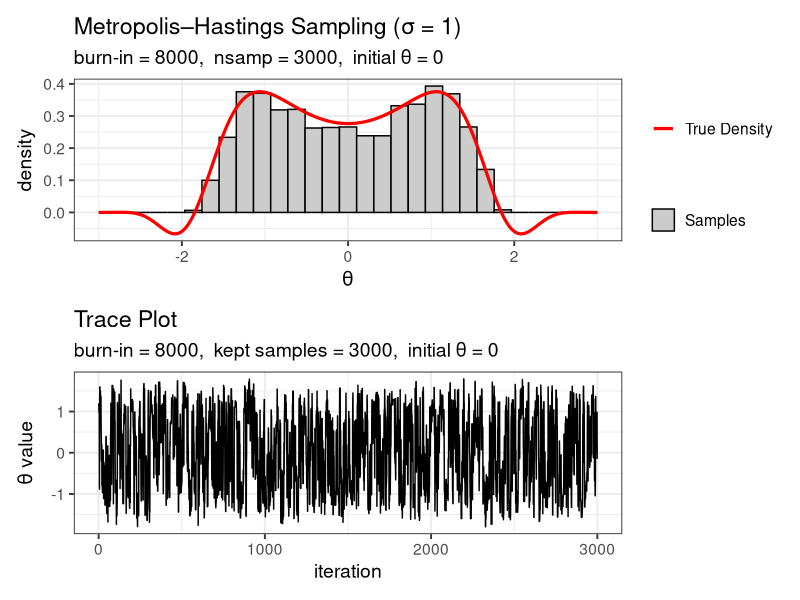
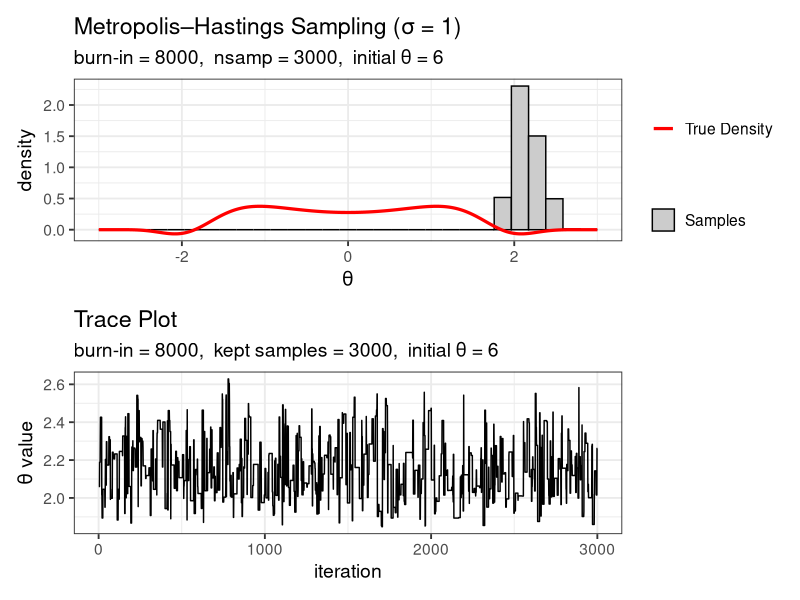
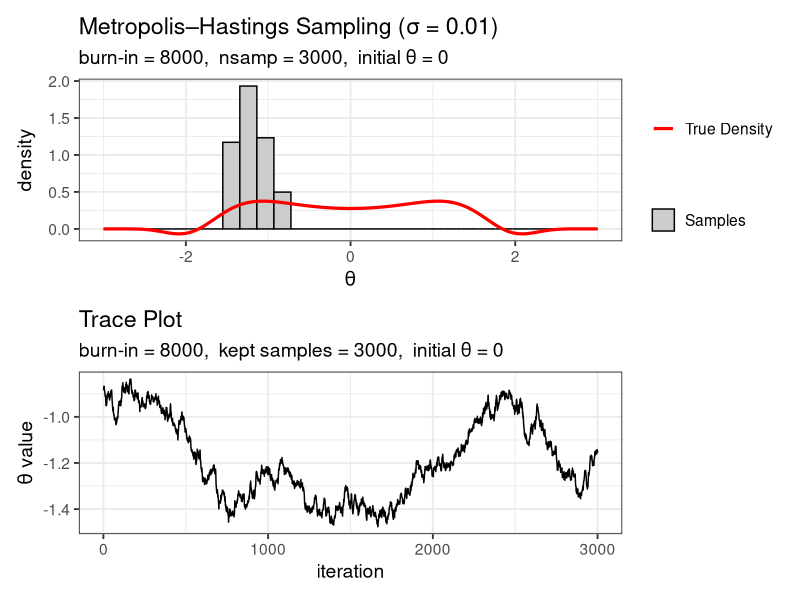
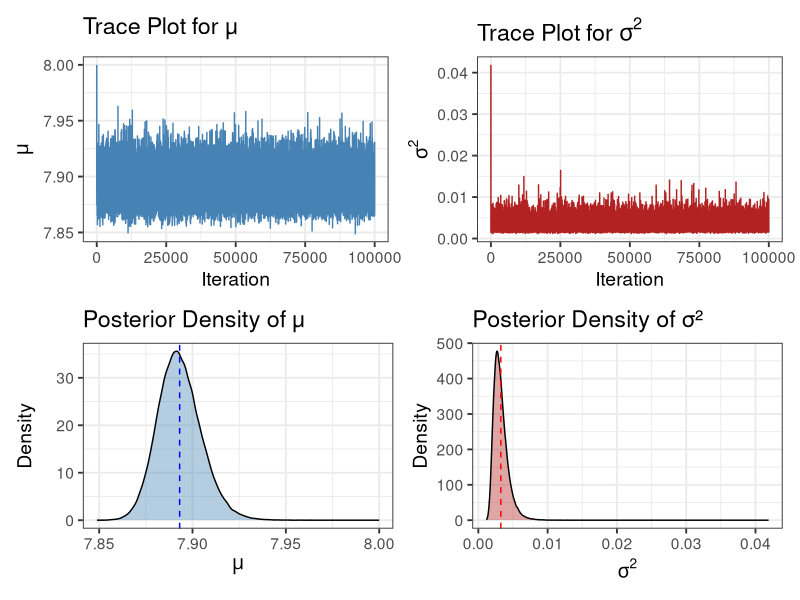
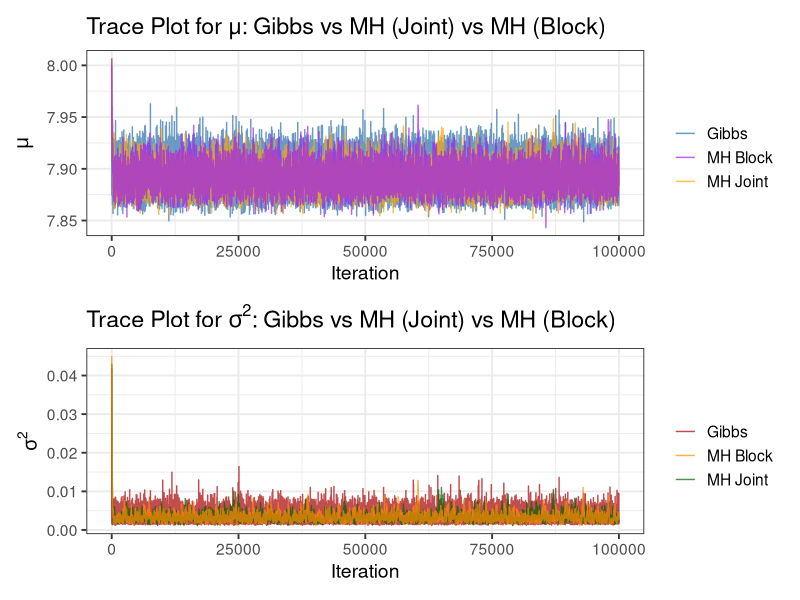
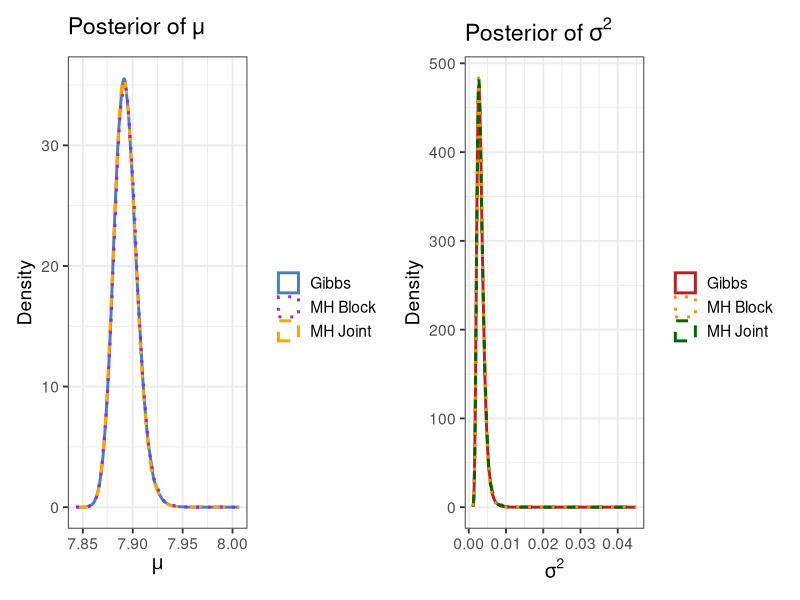
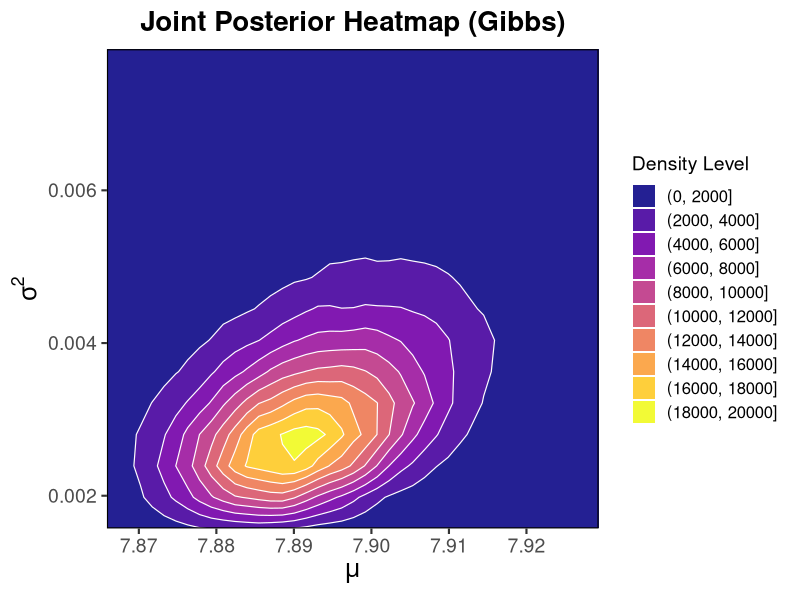
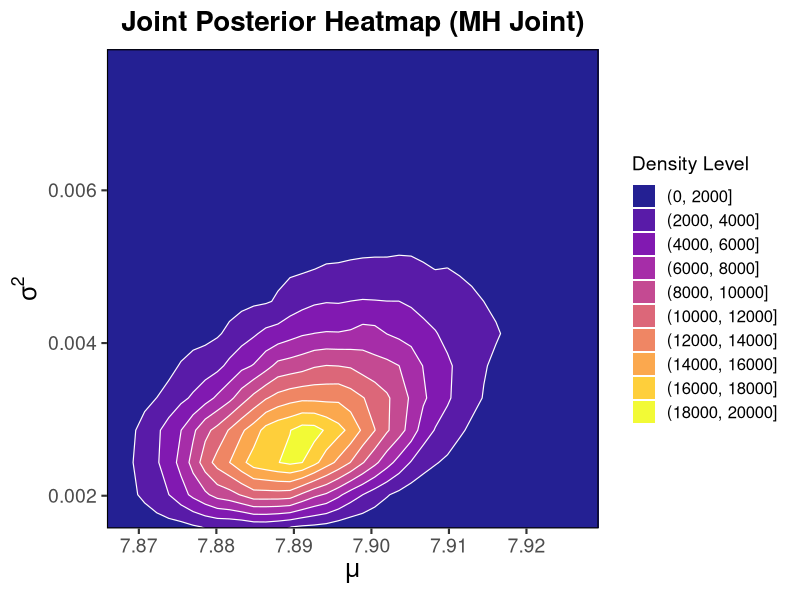

R code for these plots, in order:
## ---- chunk 1
library(ggplot2)
library(patchwork)  
library(mvtnorm)
library(tidyr)
set.seed(431)
knitr::opts_chunk$set(echo = TRUE, fig.align = "center", 
                      fig.width = 10, fig.height = 6,
                      warning = FALSE, message = FALSE)
## ---- chunk 2
# Target distribution (unnormalized)
targetdist <- function(theta) {
  exp(-theta^4/6 + theta^2/2) * cos(theta^3/4)
}

# Single MH update step
MHstep <- function(theta_current, sig) {
  theta_star <- rnorm(1, mean = theta_current, sd = sig)  # propose candidate
  accprob   <- targetdist(theta_star) / targetdist(theta_current)  # acceptance probability
  accprob   <- min(1, accprob)

  # accept or reject
  u <- runif(1)
  if (u <= accprob) {
    theta_next <- theta_star
    a <- 1
  } else {
    theta_next <- theta_current
    a <- 0
  }
  return(list(theta1 = theta_next, a = a))
}
## ---- chunk 3
# Metropolis–Hastings Sampler
MH_sampler <- function(nsamp, sig, burnin, lag, theta_current) {
  theta_samples <- numeric(nsamp)
  acc <- c(accepted = 0, proposed = 0)
  theta <- theta_current   # starting value
  # Burn-in
  for (i in 1:burnin) {
    step <- MHstep(theta, sig)
    theta <- step$theta1
    acc <- acc + c(step$a, 1)
  }
  # Main sampling
  for (i in 1:nsamp) {
    for (j in 1:lag) {
      step <- MHstep(theta, sig)
      theta <- step$theta1
      acc <- acc + c(step$a, 1)
    }
    theta_samples[i] <- theta
  }
  return(list(samples = theta_samples, acc = acc))
}

# Visualization function
plot_MH <- function(sig, nsamp = NULL, theta_initial = NULL) {
  
  # Pull global defaults if user does not override
  if (is.null(nsamp)) nsamp <- get("nsamp", envir = .GlobalEnv)
  if (is.null(theta_initial)) theta_initial <- get("theta_initial", envir = .GlobalEnv)
  
  # Run MH sampler
  result <- MH_sampler(
    nsamp = nsamp,
    sig = sig,
    burnin = burnin,
    lag = lag,
    theta_current = theta_initial
  )
  
  theta_vals <- result$samples
  
  # True normalized density
  thetas <- seq(-3, 3, length.out = 500)
  dens <- targetdist(thetas)
  dens <- dens / sum(dens) / (thetas[2] - thetas[1])
  
  df_samples <- data.frame(theta = theta_vals)
  df_true    <- data.frame(theta = thetas, y = dens)
  
  # Histogram + True Density 
  p1 <- ggplot() +
    geom_histogram(data = df_samples,
                   aes(theta, y = ..density.., fill = "Samples"),
                   bins = 30, color = "black") +
    geom_line(data = df_true,
              aes(theta, y, color = "True Density"),
              size = 1.1) +
    scale_color_manual(values = c("True Density" = "red")) +
    scale_fill_manual(values = c("Samples" = "gray80")) +
    labs(
      title = paste0("Metropolis–Hastings Sampling (σ = ", sig, ")"),
      subtitle = paste0(
        "burn-in = ", burnin,
        ",  nsamp = ", nsamp,
        ",  initial θ = ", theta_initial
      ),
      x = expression(theta), y = "density",
      color = "", fill = ""
    ) +
    theme_bw(base_size = 14)
  
  # Trace Plot
  df_trace <- data.frame(iter = 1:length(theta_vals), value = theta_vals)
  
  p2 <- ggplot(df_trace, aes(iter, value)) +
    geom_line(color = "black") +
    labs(
      title = "Trace Plot",
      subtitle = paste0(
        "burn-in = ", burnin,
        ",  kept samples = ", nsamp,
        ",  initial θ = ", theta_initial
      ),
      y = expression(theta~value),
      x = "iteration"
    ) +
    theme_bw(base_size = 14)
  
  # Return stacked plots
  p1 / p2
}

# Set parameters
burnin <- 8000
lag <- 1
nsamp <- 50000
theta_initial <- 0   # global default

# Example runs
# 1. Well-tuned, centered start
plot_MH(sig = 1, nsamp = 3000, theta_initial = 0)

# 2. Same σ, bad initial value 
plot_MH(sig = 1, nsamp = 3000, theta_initial = 6)

# 3. Smaller step size, slower mixing
plot_MH(sig = 0.01, nsamp = 3000, theta_initial = 0)
## ---- chunk 4
# Data summary
n    <- 24
ybar <- 7.8730           # sample mean
s     <- 0.05353         # sample sd

# Prior parameters
mu0       <- 7.9876      # prior mean for mu
sigma0.2  <- 0.000625    # prior variance of mu
alpha     <- 2.5         # IG(alpha, beta)
beta      <- 0.0043

# Run Gibbs sampler
Nsim <- 100000               # total draws
mus <- numeric(Nsim)         # store mu draws
sigma2 <- numeric(Nsim)      # store sigma^2 draws

# Initial values
mus[1] <- 8
SSE1   <- (n-1)*s^2 + n*(ybar - mus[1])^2
sigma2[1] <- 1 / rgamma(1, n/2 + alpha, SSE1/2 + beta)

# Gibbs updates
for (k in 2:Nsim) {
  
  # 1. Sample mu | sigma^2, y
  var_mu  <- 1 / (n / sigma2[k-1] + 1 / sigma0.2)
  mean_mu <- var_mu * (n*ybar / sigma2[k-1] + mu0 / sigma0.2)
  mus[k] <- rnorm(1, mean_mu, sqrt(var_mu))
  
  # 2. Sample sigma^2 | mu, y
  SSE <- (n-1)*s^2 + n*(ybar - mus[k])^2
  sigma2[k] <- 1 / rgamma(1, n/2 + alpha, SSE/2 + beta)
}

# Posterior summaries
cat("Posterior mean(mu):", mean(mus), "\n")
cat("Posterior sd(mu):",   sd(mus), "\n")
cat("95% CI for mu:\n"); print(quantile(mus, c(0.025, 0.975)))
cat("\nPosterior mean(sigma^2):", mean(sigma2), "\n")
cat("95% CI for sigma^2:\n"); print(quantile(sigma2, c(0.025, 0.975)))

# Trace plots
trace_mu <- ggplot(data.frame(iter = 1:Nsim, mu = mus),
                   aes(iter, mu)) +
  geom_line(color = "steelblue") +
  labs(title = "Trace Plot for μ",
       x = "Iteration", y = expression(mu)) +
  theme_bw(14)
trace_sigma2 <- ggplot(data.frame(iter = 1:Nsim, sigma2 = sigma2),
                       aes(iter, sigma2)) +
  geom_line(color = "firebrick") +
  labs(title = expression("Trace Plot for " * sigma^2),
       x = "Iteration", y = expression(sigma^2)) +
  theme_bw(14)

# Posterior density plots
dens_mu <- ggplot(data.frame(mu = mus), aes(mu)) +
  geom_density(fill = "steelblue", alpha = 0.4) +
  geom_vline(xintercept = mean(mus), color = "blue", linetype = 2) +
  labs(title = "Posterior Density of μ",
       x = expression(mu), y = "Density") +
  theme_bw(14)
dens_sigma2 <- ggplot(data.frame(sigma2 = sigma2), aes(sigma2)) +
  geom_density(fill = "firebrick", alpha = 0.4) +
  geom_vline(xintercept = mean(sigma2), color = "red", linetype = 2) +
  labs(title = "Posterior Density of σ²",
       x = expression(sigma^2), y = "Density") +
  theme_bw(14)

# Combined panels
(trace_mu | trace_sigma2) / (dens_mu | dens_sigma2)
## ---- chunk 5
# Log-posterior for (mu, log_sigma2)
log_post <- function(mu, log_sigma2) {
  sigma2 <- exp(log_sigma2)
  
  # SSE(mu) using sufficient stats
  SSE <- (n - 1)*s^2 + n*(ybar - mu)^2
  
  # log-likelihood: N(mu, sigma2) for n observations
  lp_y <- -(n/2) * log(2*pi*sigma2) - SSE/(2*sigma2)
  
  # prior for mu ~ N(mu0, sigma0^2)
  lp_mu <- dnorm(mu, mean = mu0, sd = sqrt(sigma0.2), log = TRUE)
  
  # prior for sigma2 ~ IG(alpha, beta), up to constants:
  # p(sigma2) ∝ (sigma2)^-(alpha+1) exp(-beta/sigma2)
  lp_s2 <- -(alpha + 1)*log(sigma2) - beta/sigma2
  
  # Jacobian for transform sigma2 = exp(log_sigma2)
  lp_jac <- log_sigma2
  return(lp_y + lp_mu + lp_s2 + lp_jac)
} 

# MH sampler for joint update
mh_sampler <- function(Nsim, start_mu, start_log_s2,
                       prop_sd_mu, prop_sd_log_s2) {
  mu     <- numeric(Nsim)
  log_s2 <- numeric(Nsim)
  mu[1]     <- start_mu
  log_s2[1] <- start_log_s2
  acc <- 0
  
  for (k in 2:Nsim) {
    # Propose new (mu, log_sigma2) with Gaussian random walk
    mu_prop     <- rnorm(1, mean = mu[k-1],     sd = prop_sd_mu)
    log_s2_prop <- rnorm(1, mean = log_s2[k-1], sd = prop_sd_log_s2)
    
    # Log acceptance ratio (symmetric proposal ⇒ q cancels)
    log_alpha <- log_post(mu_prop, log_s2_prop) -
                 log_post(mu[k-1], log_s2[k-1])
    
    if (log(runif(1)) < log_alpha) {
      # accept
      mu[k]     <- mu_prop
      log_s2[k] <- log_s2_prop
      acc <- acc + 1
    } else {
      # reject (stay at previous)
      mu[k]     <- mu[k-1]
      log_s2[k] <- log_s2[k-1]
    }
  }
  
  list(mu = mu,
       sigma2 = exp(log_s2),
       acc_rate = acc / (Nsim - 1))
}

# Run MH sampler
mh_out <- mh_sampler(
  Nsim          = Nsim,
  start_mu      = mus[1],
  start_log_s2  = log(sigma2[1]),
  prop_sd_mu    = 0.005,   # tune these
  prop_sd_log_s2 = 0.05
)

cat("MH (joint) acceptance rate:", mh_out$acc_rate, "\n")
## ---- chunk 6
# MH sampler for block-update (Metropolis-within-Gibbs)
mh_block_sampler <- function(Nsim, start_mu, start_log_s2,
                            prop_sd_mu, prop_sd_log_s2) {
  mu     <- numeric(Nsim)
  log_s2 <- numeric(Nsim)
  mu[1]     <- start_mu
  log_s2[1] <- start_log_s2
  acc_mu <- 0
  acc_lambda <- 0
  
  for (k in 2:Nsim) {
    # Block 1: Update mu given current lambda
    mu_prop <- rnorm(1, mean = mu[k-1], sd = prop_sd_mu)
    log_alpha_mu <- log_post(mu_prop, log_s2[k-1]) -
                    log_post(mu[k-1], log_s2[k-1])
    
    if (log(runif(1)) < log_alpha_mu) {
      mu[k] <- mu_prop
      acc_mu <- acc_mu + 1
    } else {
      mu[k] <- mu[k-1]
    }
    
    # Block 2: Update lambda given current mu
    log_s2_prop <- rnorm(1, mean = log_s2[k-1], sd = prop_sd_log_s2)
    log_alpha_lambda <- log_post(mu[k], log_s2_prop) -
                        log_post(mu[k], log_s2[k-1])
    
    if (log(runif(1)) < log_alpha_lambda) {
      log_s2[k] <- log_s2_prop
      acc_lambda <- acc_lambda + 1
    } else {
      log_s2[k] <- log_s2[k-1]
    }
  }
  
  list(mu = mu,
       sigma2 = exp(log_s2),
       acc_rate_mu = acc_mu / (Nsim - 1),
       acc_rate_lambda = acc_lambda / (Nsim - 1),
       acc_rate_overall = (acc_mu + acc_lambda) / (2 * (Nsim - 1)))
}

# Run block-update MH sampler with same tuning parameters
mh_block_out <- mh_block_sampler(
  Nsim          = Nsim,
  start_mu      = mus[1],
  start_log_s2  = log(sigma2[1]),
  prop_sd_mu    = 0.005,   # same as joint update
  prop_sd_log_s2 = 0.05
)

cat("MH (block) acceptance rate for μ:", mh_block_out$acc_rate_mu, "\n")
cat("MH (block) acceptance rate for λ:", mh_block_out$acc_rate_lambda, "\n")
cat("MH (block) overall acceptance rate:", mh_block_out$acc_rate_overall, "\n")
## ---- chunk 7
# Comparison data frame including block-update
df_comp <- data.frame(
  iter          = 1:Nsim,
  gibbs_mu      = mus,
  mh_joint_mu   = mh_out$mu,
  mh_block_mu   = mh_block_out$mu,
  gibbs_sigma2  = sigma2,
  mh_joint_sigma2 = mh_out$sigma2,
  mh_block_sigma2 = mh_block_out$sigma2
)

# Trace Plot comparison (all three methods)
trace_mu_all <- ggplot(df_comp) +
  geom_line(aes(iter, gibbs_mu, colour = "Gibbs"), alpha = 0.8) +
  geom_line(aes(iter, mh_joint_mu, colour = "MH Joint"), alpha = 0.7) +
  geom_line(aes(iter, mh_block_mu, colour = "MH Block"), alpha = 0.7) +
  scale_colour_manual(values = c("Gibbs" = "steelblue",
                                 "MH Joint" = "orange",
                                 "MH Block" = "purple")) +
  labs(title = "Trace Plot for μ: Gibbs vs MH (Joint) vs MH (Block)",
       x = "Iteration", y = expression(mu), colour = "") +
  theme_bw(14)
trace_s2_all <- ggplot(df_comp) +
  geom_line(aes(iter, gibbs_sigma2, colour = "Gibbs"), alpha = 0.8) +
  geom_line(aes(iter, mh_joint_sigma2, colour = "MH Joint"), alpha = 0.7) +
  geom_line(aes(iter, mh_block_sigma2, colour = "MH Block"), alpha = 0.7) +
  scale_colour_manual(values = c("Gibbs" = "firebrick",
                                 "MH Joint" = "darkgreen",
                                 "MH Block" = "darkorange")) +
  labs(title = expression("Trace Plot for " * sigma^2 * ": Gibbs vs MH (Joint) vs MH (Block)"),
       x = "Iteration", y = expression(sigma^2), colour = "") +
  theme_bw(14)
trace_mu_all / trace_s2_all

# Density comparison (all three methods)
dens_mu_all <- ggplot(df_comp) +
  geom_density(aes(gibbs_mu, colour = "Gibbs"), adjust = 1.2, linewidth = 1) +
  geom_density(aes(mh_joint_mu, colour = "MH Joint"), adjust = 1.2, linetype = 2, linewidth = 1) +
  geom_density(aes(mh_block_mu, colour = "MH Block"), adjust = 1.2, linetype = 3, linewidth = 1) +
  scale_colour_manual(values = c("Gibbs" = "steelblue",
                                 "MH Joint" = "orange",
                                 "MH Block" = "purple")) +
  labs(title = "Posterior of μ",
       x = expression(mu), y = "Density", colour = "") +
  theme_bw(14)
dens_s2_all <- ggplot(df_comp) +
  geom_density(aes(gibbs_sigma2, colour = "Gibbs"), adjust = 1.2, linewidth = 1) +
  geom_density(aes(mh_joint_sigma2, colour = "MH Joint"), adjust = 1.2, linetype = 2, linewidth = 1) +
  geom_density(aes(mh_block_sigma2, colour = "MH Block"), adjust = 1.2, linetype = 3, linewidth = 1) +
  scale_colour_manual(values = c("Gibbs" = "firebrick",
                                 "MH Joint" = "darkgreen",
                                 "MH Block" = "darkorange")) +
  labs(title = expression("Posterior of " * sigma^2),
       x = expression(sigma^2), y = "Density", colour = "") +
  theme_bw(14)
dens_mu_all | dens_s2_all

# Joint posterior heatmaps (all three methods)
mh_mu_q  <- quantile(c(df_comp$mh_joint_mu, df_comp$mh_block_mu), probs = c(0.005, 0.995))
mh_s2_q  <- quantile(c(df_comp$mh_joint_sigma2, df_comp$mh_block_sigma2), probs = c(0.005, 0.995))
zoom_x <- c(mh_mu_q[1], mh_mu_q[2])
zoom_y <- c(mh_s2_q[1], mh_s2_q[2])

heat_gibbs_zoom <- ggplot(df_comp, aes(gibbs_mu, gibbs_sigma2)) +
  stat_density_2d_filled(contour_var = "density", alpha = 0.9) +
  stat_density_2d(color = "white", linewidth = 0.4) +
  scale_fill_viridis_d(option = "C") +
  coord_cartesian(xlim = zoom_x, ylim = zoom_y, expand = FALSE) +
  labs(
    title = "Joint Posterior Heatmap (Gibbs)",
    x = expression(mu),
    y = expression(sigma^2),
    fill = "Density Level"
  ) +
  theme_bw(base_size = 16) +
  theme(
    plot.title = element_text(size = 20, face = "bold", hjust = 0.5),
    axis.title = element_text(size = 18),
    axis.text  = element_text(size = 14),
    legend.title = element_text(size = 14),
    legend.text  = element_text(size = 12),
    panel.border = element_rect(linewidth = 0.8, color = "black"),
    panel.grid = element_blank()
  )

heat_mh_joint_zoom <- ggplot(df_comp, aes(mh_joint_mu, mh_joint_sigma2)) +
  stat_density_2d_filled(contour_var = "density", alpha = 0.9) +
  stat_density_2d(color = "white", linewidth = 0.4) +
  scale_fill_viridis_d(option = "C") +
  coord_cartesian(xlim = zoom_x, ylim = zoom_y, expand = FALSE) +
  labs(
    title = "Joint Posterior Heatmap (MH Joint)",
    x = expression(mu),
    y = expression(sigma^2),
    fill = "Density Level"
  ) +
  theme_bw(base_size = 16) +
  theme(
    plot.title = element_text(size = 20, face = "bold", hjust = 0.5),
    axis.title = element_text(size = 18),
    axis.text  = element_text(size = 14),
    legend.title = element_text(size = 14),
    legend.text  = element_text(size = 12),
    panel.border = element_rect(linewidth = 0.8, color = "black"),
    panel.grid = element_blank()
  )

heat_mh_block_zoom <- ggplot(df_comp, aes(mh_block_mu, mh_block_sigma2)) +
  stat_density_2d_filled(contour_var = "density", alpha = 0.9) +
  stat_density_2d(color = "white", linewidth = 0.4) +
  scale_fill_viridis_d(option = "C") +
  coord_cartesian(xlim = zoom_x, ylim = zoom_y, expand = FALSE) +
  labs(
    title = "Joint Posterior Heatmap (MH Block)",
    x = expression(mu),
    y = expression(sigma^2),
    fill = "Density Level"
  ) +
  theme_bw(base_size = 16) +
  theme(
    plot.title = element_text(size = 20, face = "bold", hjust = 0.5),
    axis.title = element_text(size = 18),
    axis.text  = element_text(size = 14),
    legend.title = element_text(size = 14),
    legend.text  = element_text(size = 12),
    panel.border = element_rect(linewidth = 0.8, color = "black"),
    panel.grid = element_blank()
  )

heat_gibbs_zoom  
heat_mh_joint_zoom 
heat_mh_block_zoom

# Comparison of acceptance rates and autocorrelation
cat("\n=== Acceptance Rate Comparison ===\n")
cat("MH Joint acceptance rate:", mh_out$acc_rate, "\n")
cat("MH Block acceptance rate (μ):", mh_block_out$acc_rate_mu, "\n")
cat("MH Block acceptance rate (λ):", mh_block_out$acc_rate_lambda, "\n")
cat("MH Block overall acceptance rate:", mh_block_out$acc_rate_overall, "\n")

# Compute autocorrelation for comparison
acf_mu_gibbs <- acf(mus, plot = FALSE, lag.max = 50)
acf_mu_joint <- acf(mh_out$mu, plot = FALSE, lag.max = 50)
acf_mu_block <- acf(mh_block_out$mu, plot = FALSE, lag.max = 50)
acf_s2_gibbs <- acf(sigma2, plot = FALSE, lag.max = 50)
acf_s2_joint <- acf(mh_out$sigma2, plot = FALSE, lag.max = 50)
acf_s2_block <- acf(mh_block_out$sigma2, plot = FALSE, lag.max = 50)

cat("\n=== Autocorrelation at lag 1 ===\n")
cat("μ - Gibbs:", acf_mu_gibbs$acf[2], "\n")
cat("μ - MH Joint:", acf_mu_joint$acf[2], "\n")
cat("μ - MH Block:", acf_mu_block$acf[2], "\n")
cat("σ² - Gibbs:", acf_s2_gibbs$acf[2], "\n")
cat("σ² - MH Joint:", acf_s2_joint$acf[2], "\n")
cat("σ² - MH Block:", acf_s2_block$acf[2], "\n")

# Autocorrelation plots
acf_df_mu <- data.frame(
  lag = 0:50,
  Gibbs = acf_mu_gibbs$acf,
  `MH Joint` = acf_mu_joint$acf,
  `MH Block` = acf_mu_block$acf
)
acf_df_mu_long <- tidyr::pivot_longer(acf_df_mu, cols = -lag, names_to = "Method", values_to = "ACF")

acf_df_s2 <- data.frame(
  lag = 0:50,
  Gibbs = acf_s2_gibbs$acf,
  `MH Joint` = acf_s2_joint$acf,
  `MH Block` = acf_s2_block$acf
)
acf_df_s2_long <- tidyr::pivot_longer(acf_df_s2, cols = -lag, names_to = "Method", values_to = "ACF")

acf_plot_mu <- ggplot(acf_df_mu_long, aes(lag, ACF, colour = Method)) +
  geom_line(linewidth = 1) +
  geom_hline(yintercept = 0, linetype = 2, color = "gray") +
  scale_colour_manual(values = c("Gibbs" = "steelblue",
                                 "MH Joint" = "orange",
                                 "MH Block" = "purple")) +
  labs(title = "Autocorrelation Function for μ",
       x = "Lag", y = "ACF", colour = "") +
  theme_bw(14)

acf_plot_s2 <- ggplot(acf_df_s2_long, aes(lag, ACF, colour = Method)) +
  geom_line(linewidth = 1) +
  geom_hline(yintercept = 0, linetype = 2, color = "gray") +
  scale_colour_manual(values = c("Gibbs" = "firebrick",
                                 "MH Joint" = "darkgreen",
                                 "MH Block" = "darkorange")) +
  labs(title = expression("Autocorrelation Function for " * sigma^2),
       x = "Lag", y = "ACF", colour = "") +
  theme_bw(14)

acf_plot_mu | acf_plot_s2
